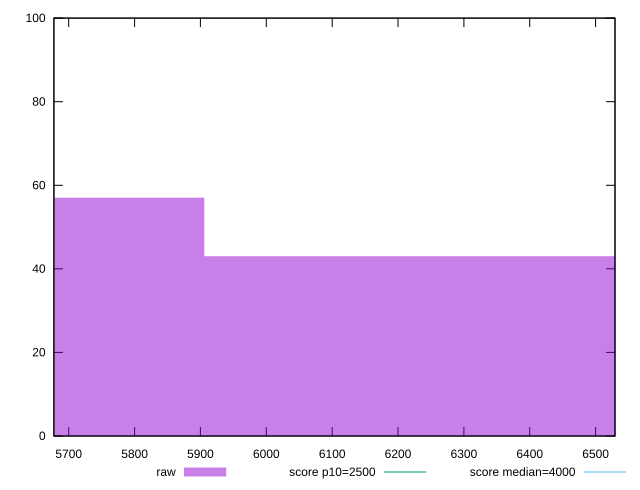

Source code (gnuplot):
reset

$raw <<EOF
5451.396066839805 57
6359.962077979772 43
EOF

set key outside below
set boxwidth 908.5660111399675
set xrange [5677.471:6529.4758]
set yrange [0:100]
set trange [0:100]
set style fill transparent solid 0.5 noborder

set parametric
set terminal svg size 640, 490 enhanced background rgb 'white'
set output "report_00007_2020-12-11T15:55:29.892Z/largest-contentful-paint/samples/pages+cached+noexternal+noimg/raw/histogram.svg"

plot $raw title "raw" with boxes, \
     2500,t title "score p10=2500", \
     4000,t title "score median=4000"

reset
